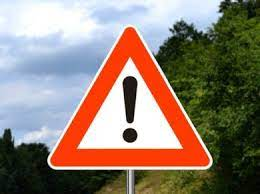
//> input picture Projekti/Projekat 2 - SignDetection/OAiSDSP2_PZ2_2022/data/opasnost.jpg, 260 x 194 px
$ ./main   (built with g++ and OpenCV 4)
//> lines starting //> are read from the running program, lines starting //| are printed output that depends on the picture; after the words box and inside, x2 and y2 are one past the last pixel; in counts of white or black regions, pixels touching at a corner belong together
### Projekti/Projekat 2 - SignDetection/OAiSDSP2_PZ2_2022/Enums.hpp

#pragma once

#include "opencv2/opencv.hpp"
#include <string>

enum HSV_Segmented_Sign_Enum {
	SEGM_BACKGROUND,
	SEGM_RED,
	SEGM_GREEN,
	SEGM_BLUE,
	SEGM_YELLOW,
	SEGM_BLACK,
	SEGM_WHITE
};


static cv::Scalar segm_to_color[] = {
	cv::Scalar(161, 111, 245),
	cv::Scalar(0, 0, 255),
	cv::Scalar(0, 0, 255),
	cv::Scalar(0, 255, 0),
	cv::Scalar(255, 0, 0),
	cv::Scalar(255, 0, 255),
	cv::Scalar(0, 0, 0),
	cv::Scalar(255, 255, 255)
};


static std::string sign_types[] = {
	"Stop",
	"Priority",
	"Crosswalk",
	"Parking",
	"Proceed straight",
	"One-way",
	"Danger",
	"No parking",
	"No priority",
	"Pedestrian zone",
	"Highway Entry",
	"Highway Exit",
	"Black spot"
};

### Projekti/Projekat 2 - SignDetection/OAiSDSP2_PZ2_2022/main.cpp

#include "Enums.hpp"

#include <visualizer.hpp>

#include <iostream>
#include <cstdlib>
using namespace std;

#include <unistd.h>

#define DEBUG(x) do{ std::cout << #x << " = " << x << std::endl; }while(0)

#include "opencv2/opencv.hpp"
using namespace cv;


Mat K_Means(Mat Input, int K) {
    Mat samples(Input.rows * Input.cols, Input.channels(), CV_32F);
    for (int y = 0; y < Input.rows; y++)
        for (int x = 0; x < Input.cols; x++)
            for (int z = 0; z < Input.channels(); z++)
                if (Input.channels() == 3) {
                    samples.at<float>(y + x * Input.rows, z) = Input.at<Vec3b>(y, x)[z];
                }
                else {
                    samples.at<float>(y + x * Input.rows, z) = Input.at<uchar>(y, x);
                }

    Mat labels;
    int attempts = 5;
    Mat centers;
    kmeans(samples, K, labels, TermCriteria(TermCriteria::MAX_ITER | TermCriteria::EPS, 10000, 0.0001), attempts, KMEANS_PP_CENTERS, centers);


    Mat new_image(Input.size(), Input.type());
    for (int y = 0; y < Input.rows; y++)
        for (int x = 0; x < Input.cols; x++)
        {
            int cluster_idx = labels.at<int>(y + x * Input.rows, 0);
            if (Input.channels()==3) {
                for (int i = 0; i < Input.channels(); i++) {
                    new_image.at<Vec3b>(y, x)[i] = centers.at<float>(cluster_idx, i);
                }
            }
            else {
                new_image.at<uchar>(y, x) = centers.at<float>(cluster_idx, 0);
            }
        }
    return new_image;
}


void findSign(Mat imgDil, Mat img){

	vector<vector<Point>> contours;
	vector<Vec4i> hierarchy;

	findContours(imgDil, contours, hierarchy, RETR_EXTERNAL, CHAIN_APPROX_SIMPLE);

	vector<vector<Point>> conPoly(contours.size());
	vector<Rect> boundRect(contours.size());

	//cout<< contours.size()<<endl;

	// Finding MAX conture
	Mat imgCrop, imgResize;
	int sign;
	int area, maxArea = 0;
	for (int i = 0; i < contours.size(); i++)
	{
		if(contourArea(contours[i]) > maxArea)
		{
			maxArea = contourArea(contours[i]);
			sign = i;
		}
		//cout<< contourArea(contours[i])<<endl;
	}

	// Drawing conture
	//cout << area << endl;
	float peri = arcLength(contours[sign], true);
	approxPolyDP(contours[sign], conPoly[sign], 0.02 * peri, true);
	//cout << conPoly[sign].size() << endl;
	//drawContours(img, conPoly, sign, Scalar(255, 0, 255), 1);

	// Frame
	boundRect[sign] = boundingRect(conPoly[sign]);
	rectangle(img, boundRect[sign].tl(), boundRect[sign].br(), Scalar(0, 255, 0), 1);

	// Points for crop
	float w,h;
	Point tl,br;
	tl = boundRect[sign].tl();
	br = boundRect[sign].br();

	h = br.y - tl.y;
	w = br.x - tl.x;
	// [4 lines of commented-out code are left out]


	Rect roi(tl.x, tl.y, w, h);
	imgCrop = img(roi);

	imshow("Contours", img);
	waitKey(0);
	imshow("Crop", imgCrop);
	waitKey(0);

	// Black backround
	for (int k = 0; k < img.rows; k++)
	{
		for (int j = 0; j < img.cols; j++)
		{
			Point pixel;
			pixel.x = j;
			pixel.y = k;
			float dist = pointPolygonTest(contours[sign], pixel, false);

			//cout<<dist<<endl;

			if(dist == -1)
			{
				img.at<Vec3b>(pixel)[0] = 255;
				img.at<Vec3b>(pixel)[1] = 255;
				img.at<Vec3b>(pixel)[2] = 255;

			}
		}
	}

	resize(imgCrop, imgResize, Size(), 2.0, 2.0);

	imshow("BackgroundRemoved", imgCrop);
	waitKey(0);
	imshow("Resize", imgResize);
	waitKey(0);

	// Clustering
	int c = 3;
    Mat imgFinal = K_Means(imgResize, c);

	imshow("Segmented", imgFinal);
	waitKey(0);

}


int main() {

	Mat srcHSV, mask1Red, mask2Red, maskGreen, maskYellow, maskBlack, maskBlue;

	Mat imgBlur, imgCanny, imgDil, imgErode;

	Mat src = cv::imread("data/opasnost.jpg");
//> src is the input picture: 194 rows x 260 cols, CV_8UC3; mean B, G, R 114.5, 127.5, 144.1

	if(src.empty()){
		throw runtime_error("Cannot open image!");
	}

	imshow("Image", src);
	waitKey(0);

	cvtColor(src, srcHSV, COLOR_BGR2HSV);
//> srcHSV: 194 rows x 260 cols, CV_8UC3; mean H, S, V 58.4, 120.8, 161.8

	imshow("HSV", srcHSV);
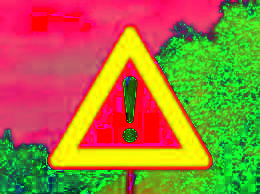
//> window 'HSV': 194 rows x 260 cols, CV_8UC3; mean B, G, R 58.4, 120.8, 161.8
	waitKey(0);

	inRange(srcHSV, Scalar(0, 61, 38), Scalar(10, 255, 255), mask1Red);
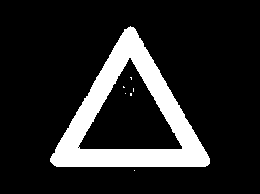
//> mask1Red: 194 rows x 260 cols, CV_8UC1; 15% white; 7 white regions (6 under 20 px), largest, box (x1, y1, x2, y2) and area: (50, 26, 210, 167) 7529
	inRange(srcHSV, Scalar(170, 61, 38), Scalar(180, 255, 255), mask2Red);
//> mask2Red: 194 rows x 260 cols, CV_8UC1; 0.01% white in thin lines or dots, all inside (x1, y1, x2, y2) = (125, 62, 155, 80)
	inRange(srcHSV, Scalar(101, 150, 150), Scalar(140, 255, 255), maskBlue);
//> maskBlue: 194 rows x 260 cols, CV_8UC1; every value is 0
	inRange(srcHSV, Scalar(100, 0, 0), Scalar(180, 255, 30), maskBlack);
//> maskBlack: 194 rows x 260 cols, CV_8UC1; 0.19% white; 9 white regions (8 under 20 px), largest, box (x1, y1, x2, y2) and area: (16, 184, 24, 194) 48
    inRange(srcHSV, Scalar(46, 61, 38), Scalar(100, 255, 255), maskYellow);
//> maskYellow: 194 rows x 260 cols, CV_8UC1; 2% white in thin lines or dots
    inRange(srcHSV, Scalar(21, 150, 150), Scalar(33, 255, 255), maskGreen);

	Mat mask = mask1Red | mask2Red | maskBlue | maskBlack| maskYellow | maskGreen;
//> mask: 194 rows x 260 cols, CV_8UC1; 17.2% white; 181 white regions (166 under 20 px), largest, box (x1, y1, x2, y2) and area: (50, 26, 210, 167) 7530, (179, 21, 198, 36) 71, (16, 184, 24, 194) 48

	imshow("Mask", mask);
	waitKey(0);

	// Pretproccesing
	GaussianBlur(mask, imgBlur, Size(3, 3), 3, 0);
	Canny(imgBlur, imgCanny, 25, 75);
//> imgCanny: 194 rows x 260 cols, CV_8UC1; 5.7% white in thin lines or dots
	Mat kernel = getStructuringElement(MORPH_RECT, Size(3, 3));
	dilate(imgCanny, imgDil, kernel);
//> imgDil: 194 rows x 260 cols, CV_8UC1; 17.2% white; 35 white regions (2 under 20 px), largest, box (x1, y1, x2, y2) and area: (30, 0, 257, 176) 4409, (78, 57, 183, 150) 1087, (231, 119, 258, 177) 650
	erode(imgDil, imgErode, kernel);
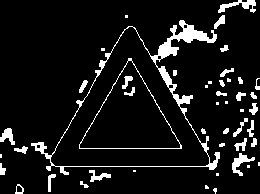
//> imgErode: 194 rows x 260 cols, CV_8UC1; 8.7% white; 47 white regions (15 under 20 px)

	imshow("Blur", imgBlur);
	waitKey(0);
	imshow("Canny", imgCanny);
	waitKey(0);
	imshow("Dilate", imgDil);
	waitKey(0);
	imshow("Erode", imgErode);
	waitKey(0);

	// Detection
	findSign(mask, src);
//> in findSign, `findContours(imgDil, contours, hierarchy, RETR_EXTERNAL, CHAIN_APPROX_..`: contours = 175 contours, 170 with area under 20; largest, box (x1, y1, x2, y2) and area: (50, 26, 210, 167) 12140, (16, 184, 24, 194) 36, (179, 21, 198, 36) 30, (232, 159, 244, 167) 24, (209, 160, 218, 170) 23
//> in findSign, `vector<vector<Point>> conPoly(contours.size());`: conPoly = 175 empty contours
//> the loop in findSign, `for (int i = 0; i < contours.size(); i++)` made 175 passes
//> maxArea on passes 4, 157: 35, 12139
//> after the loop in findSign, `for (int i = 0; i < contours.size(); i++)`: maxArea = 12139; sign = 156
//> in findSign, `float peri = arcLength(contours[sign], true);`: peri = 507.2
//> in findSign, `approxPolyDP(contours[sign], conPoly[sign], 0.02 * peri, true);`: conPoly = 175 entries, 1 filled: 1 contour; box (x1, y1, x2, y2) and area: (50, 29, 208, 166) 10510
//> in findSign, `boundRect[sign] = boundingRect(conPoly[sign]);`: boundRect = 175 Rects (x, y, width, height), first 8: [0, 0, 0, 0], [0, 0, 0, 0], [0, 0, 0, 0], [0, 0, 0, 0], [0, 0, 0, 0], [0, 0, 0, 0], [0, 0, 0, 0], [0, 0, 0, 0]
//> in findSign, `rectangle(img, boundRect[sign].tl(), boundRect[sign].br(), Scalar(0, 2..`:
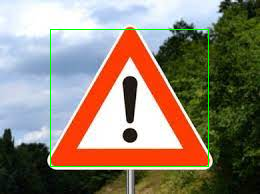
//> img: 194 rows x 260 cols, CV_8UC3; 1.17% of pixels changed, all inside (x1, y1, x2, y2) = (50, 29, 209, 167)
//> in findSign, `tl = boundRect[sign].tl();`: tl = Point(50, 29)
//> in findSign, `br = boundRect[sign].br();`: br = Point(208, 166)
//> in findSign, `h = br.y - tl.y;`: h = 137
//> in findSign, `w = br.x - tl.x;`: w = 158
//> in findSign, `Rect roi(tl.x, tl.y, w, h);`: roi = Rect(50, 29, 158, 137)
//> after the loop in findSign, `for (int k = 0; k < img.rows; k++)`:
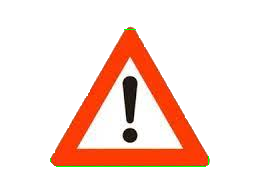
//> img: 194 rows x 260 cols, CV_8UC3; mean B, G, R 215.5, 224, 248.9
//> in findSign, `resize(imgCrop, imgResize, Size(), 2.0, 2.0);`:
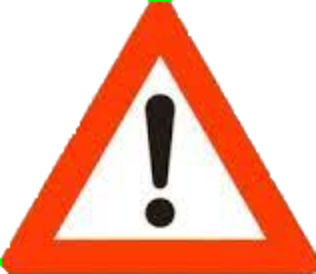
//> imgResize: 274 rows x 316 cols, CV_8UC3; mean B, G, R 164.9, 182.9, 242.7
//> in K_Means, `kmeans(samples, K, labels, TermCriteria(TermCriteria::MAX_ITER | TermC..`: centers = [[15.04, 65.25, 241.5], [249.8, 251.5, 253.5], [29.52, 39.26, 40.67]]
//> after the loop in K_Means, `for (int y = 0; y < Input.rows; y++)`:
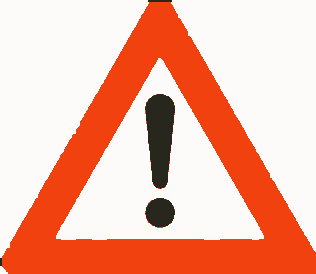
//> new_image: 274 rows x 316 cols, CV_8UC3; mean B, G, R 164.3, 182.5, 242.2

	return 0;
}

$ run again, with Projekti/Projekat 2 - SignDetection/OAiSDSP2_PZ2_2022/data/zabranjeno_parkiranje.jpg copied over Projekti/Projekat 2 - SignDetection/OAiSDSP2_PZ2_2022/data/opasnost.jpg
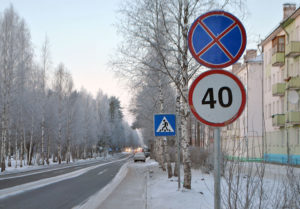
//> input picture Projekti/Projekat 2 - SignDetection/OAiSDSP2_PZ2_2022/data/zabranjeno_parkiranje.jpg, 300 x 209 px
//> src is the input picture: 209 rows x 300 cols, CV_8UC3; mean B, G, R 158, 151.4, 148
//> srcHSV: 209 rows x 300 cols, CV_8UC3; mean H, S, V 89.5, 33.1, 162.7
//> `inRange(srcHSV, Scalar(0, 61, 38), Scalar(10, 255, 255), mask1Red);`:
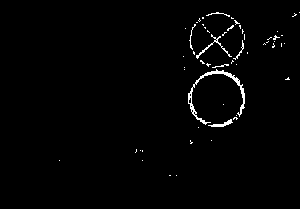
//> mask1Red: 209 rows x 300 cols, CV_8UC1; 1.4% white in thin lines or dots, all inside (x1, y1, x2, y2) = (59, 12, 300, 176)
//> mask2Red: 209 rows x 300 cols, CV_8UC1; 0.99% white in thin lines or dots, all inside (x1, y1, x2, y2) = (140, 12, 273, 152)
//> maskBlue: 209 rows x 300 cols, CV_8UC1; 0.64% white in thin lines or dots, all inside (x1, y1, x2, y2) = (155, 16, 240, 134)
//> maskBlack: 209 rows x 300 cols, CV_8UC1; 0.08% white in thin lines or dots, all inside (x1, y1, x2, y2) = (165, 87, 231, 124)
//> maskYellow: 209 rows x 300 cols, CV_8UC1; 0.53% white; 17 white regions (16 under 20 px), largest, box (x1, y1, x2, y2) and area: (241, 153, 300, 165) 312
//> maskGreen: 209 rows x 300 cols, CV_8UC1; every value is 0
//> mask: 209 rows x 300 cols, CV_8UC1; 3.7% white; 90 white regions (85 under 20 px), largest, box (x1, y1, x2, y2) and area: (188, 12, 246, 127) 1635, (241, 153, 300, 165) 312, (209, 24, 220, 34) 51, (203, 52, 218, 61) 38, (211, 46, 218, 52) 20
//> imgCanny: 209 rows x 300 cols, CV_8UC1; 3.2% white in thin lines or dots, all inside (x1, y1, x2, y2) = (58, 11, 300, 185)
//> imgDil: 209 rows x 300 cols, CV_8UC1; 9.4% white; 21 white regions, largest, box (x1, y1, x2, y2) and area: (183, 10, 250, 130) 3769, (239, 152, 300, 166) 493, (153, 113, 178, 136) 453
//> imgErode: 209 rows x 300 cols, CV_8UC1; 5.8% white; 25 white regions (14 under 20 px)
//> contours = 57 contours, 55 with area under 20; largest, box (x1, y1, x2, y2) and area: (188, 12, 246, 127) 4974, (241, 153, 300, 165) 237
//> in findSign, `vector<vector<Point>> conPoly(contours.size());`: conPoly = 57 empty contours
//> the loop in findSign, `for (int i = 0; i < contours.size(); i++)` made 57 passes
//> maxArea on passes 6, 57: 237, 4974
//> after the loop in findSign, `for (int i = 0; i < contours.size(); i++)`: maxArea = 4974; sign = 56
//> peri = 387.3
//> in findSign, `approxPolyDP(contours[sign], conPoly[sign], 0.02 * peri, true);`: conPoly = 57 entries, 1 filled: 1 contour; box (x1, y1, x2, y2) and area: (188, 12, 246, 127) 4488
//> boundRect = 57 Rects (x, y, width, height), first 8: [0, 0, 0, 0], [0, 0, 0, 0], [0, 0, 0, 0], [0, 0, 0, 0], [0, 0, 0, 0], [0, 0, 0, 0], [0, 0, 0, 0], [0, 0, 0, 0]
//> tl = Point(188, 12)
//> br = Point(246, 127)
//> h = 115
//> w = 58
//> roi = Rect(188, 12, 58, 115)
//> centers = [[250.7, 250.6, 251.8], [90.86, 60.28, 70.25], [153.4, 143.4, 139.5]]
//> after the loop in K_Means, `for (int y = 0; y < Input.rows; y++)`:
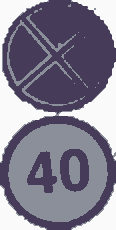
//> new_image: 230 rows x 116 cols, CV_8UC3; mean B, G, R 144.3, 126.8, 130.7
